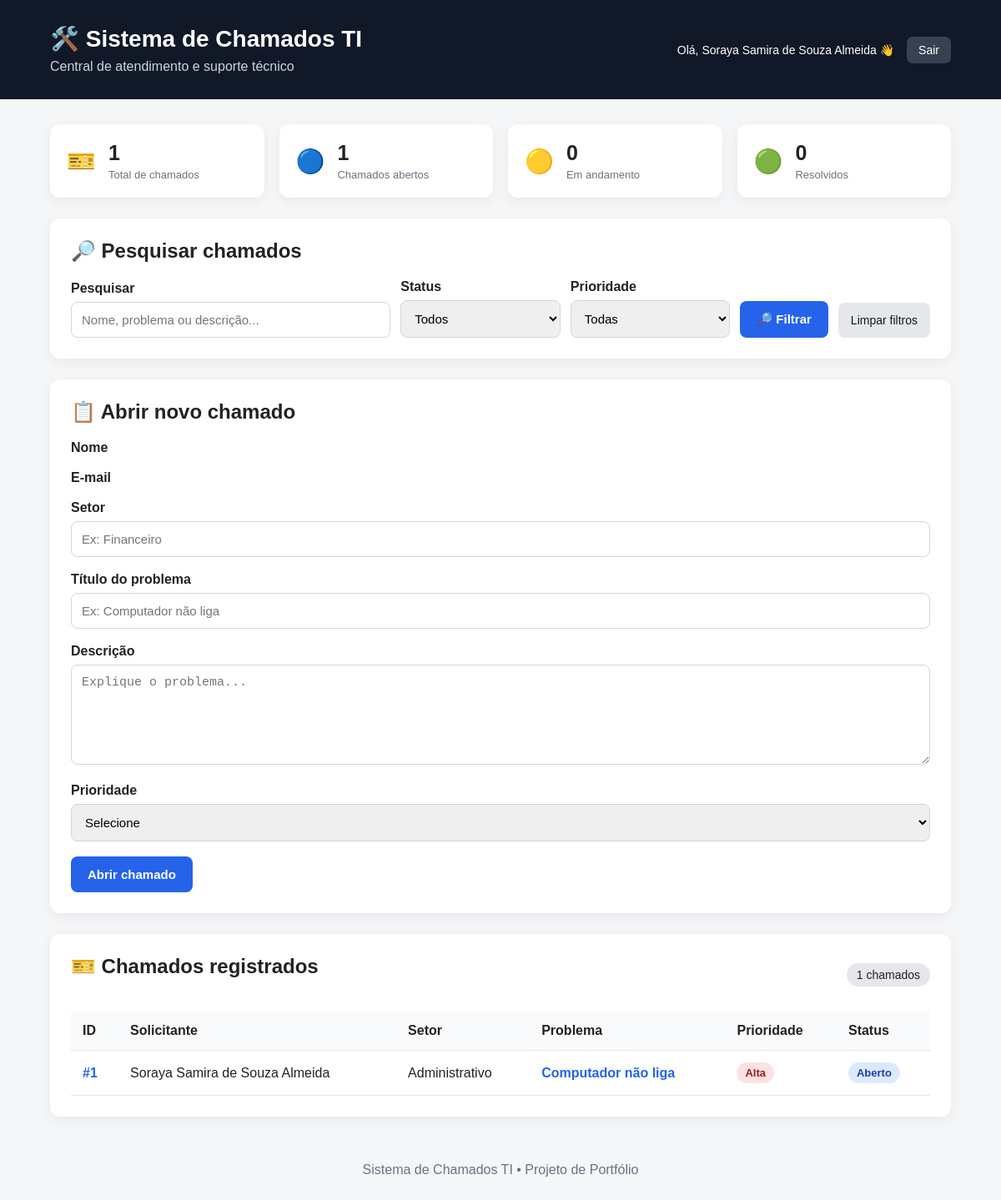
/ (signed in), run on the app's committed database.
### tables this page shows
CREATE TABLE chamados (
            id INTEGER PRIMARY KEY AUTOINCREMENT,

            usuario_id INTEGER NOT NULL,

            tecnico_id INTEGER,

            nome TEXT NOT NULL,

            email TEXT NOT NULL,

            setor TEXT NOT NULL,

            titulo TEXT NOT NULL,

            descricao TEXT NOT NULL,

            prioridade TEXT NOT NULL,

            status TEXT NOT NULL DEFAULT 'Aberto',

            criado_em TIMESTAMP DEFAULT CURRENT_TIMESTAMP, solucao TEXT DEFAULT '',

            FOREIGN KEY (usuario_id)
                REFERENCES usuarios(id),

            FOREIGN KEY (tecnico_id)
                REFERENCES usuarios(id)
        );

### app.py (the view, shortened to what this page needs)
@app.route("/")
@login_obrigatorio
def index():
    pesquisa = request.args.get(
        "pesquisa",
        ""
    )
    status = request.args.get(
        "status",
        ""
    )
    prioridade = request.args.get(
        "prioridade",
        ""
    )
    usuario_id = session["usuario_id"]
    tipo_usuario = session["usuario_tipo"]
    conn = conectar()
    query = """
        SELECT *
        FROM chamados
        WHERE 1=1
    """
    parametros = []
    if tipo_usuario == "usuario":
        query += """
            AND usuario_id = ?
        """
        parametros.append(
            usuario_id
        )
    query += """
        ORDER BY id DESC
    """
    chamados = conn.execute(
        query,
        parametros
    ).fetchall()
    if tipo_usuario == "usuario":
        filtro_usuario = """
            AND usuario_id = ?
        """
        parametro_usuario = [
            usuario_id
        ]
    else:
        filtro_usuario = ""
        parametro_usuario = []
    total = conn.execute(
        f"""
        SELECT COUNT(*)
        FROM chamados
        WHERE 1=1
        {filtro_usuario}
        """,
        parametro_usuario
    ).fetchone()[0]
    abertos = conn.execute(
        f"""
        SELECT COUNT(*)
        FROM chamados
        WHERE status = 'Aberto'
        {filtro_usuario}
        """,
        parametro_usuario
    ).fetchone()[0]
    andamento = conn.execute(
        f"""
        SELECT COUNT(*)
        FROM chamados
        WHERE status = 'Em andamento'
        {filtro_usuario}
        """,
        parametro_usuario
    ).fetchone()[0]
    resolvidos = conn.execute(
        f"""
        SELECT COUNT(*)
        FROM chamados
        WHERE status = 'Resolvido'
        {filtro_usuario}
        """,
        parametro_usuario
    ).fetchone()[0]
    conn.close()
    return render_template(
        "index.html",
        chamados=chamados,
        total=total,
        abertos=abertos,
        andamento=andamento,
        resolvidos=resolvidos,
        pesquisa=pesquisa,
        status=status,
        prioridade=prioridade
    )

### app.py (called while the page is built)
def login_obrigatorio(func):
    @wraps(func)
    def verificar_login(*args, **kwargs):
        if "usuario_id" not in session:
            return redirect(
                url_for("login")
            )
        return func(*args, **kwargs)
    return verificar_login

### database.py (called while the page is built)
def conectar():
    conn = sqlite3.connect(DATABASE)
    conn.row_factory = sqlite3.Row
    return conn

### templates/index.html (shortened to what this page needs)
<!DOCTYPE html>
<html lang="pt-BR">
<head>
    <link rel="stylesheet"
          href="{{ url_for('static', filename='style.css') }}">
</head>
<body>
    <header>
    <div class="container header-conteudo">
        <div>
            <h1>
                🛠️ Sistema de Chamados TI
            </h1>
            <p>
                Central de atendimento e suporte técnico
            </p>
        </div>
        <div class="usuario-logado">
            <span>
                Olá, {{ session["usuario_nome"] }} 👋
            </span>
            <a href="/logout">
                Sair
            </a>
        </div>
    </div>
</header>
    <main class="container">
<section class="dashboard">
    <div class="estatistica">
        <span class="icone">🎫</span>
        <div>
            <strong>
                {{ total }}
            </strong>
            <p>
                Total de chamados
            </p>
        </div>
    </div>
    <div class="estatistica">
        <span class="icone">🔵</span>
        <div>
            <strong>
                {{ abertos }}
            </strong>
            <p>
                Chamados abertos
            </p>
        </div>
    </div>
    <div class="estatistica">
        <span class="icone">🟡</span>
        <div>
            <strong>
                {{ andamento }}
            </strong>
            <p>
                Em andamento
            </p>
        </div>
    </div>
    <div class="estatistica">
        <span class="icone">🟢</span>
        <div>
            <strong>
                {{ resolvidos }}
            </strong>
            <p>
                Resolvidos
            </p>
        </div>
    </div>
</section>
<section class="card">
    <h2>🔎 Pesquisar chamados</h2>
    <form
        action="/"
        method="GET"
        class="filtros"
    >
        <div class="campo">
            <label>
                Pesquisar
            </label>
            <input
                type="text"
                name="pesquisa"
                value="{{ pesquisa }}"
                placeholder="Nome, problema ou descrição..."
            >
        </div>
        <div class="campo">
            <label>
                Status
            </label>
            <select name="status">
                <option value="">
                    Todos
                </option>
            </select>
        </div>
        <div class="campo">
            <label>
                Prioridade
            </label>
            <select name="prioridade">
                <option value="">
                    Todas
                </option>
            </select>
        </div>
        <button type="submit">
            🔎 Filtrar
        </button>
        <a
            href="/"
            class="limpar"
        >
            Limpar filtros
        </a>
    </form>
</section>
        <section class="card">
            <h2>📋 Abrir novo chamado</h2>
            <form action="/novo-chamado"
                  method="POST">
                <div class="campo">
                    <label>
                        Nome
                    </label>
                </div>
                <div class="campo">
                    <label>
                        E-mail
                    </label>
                </div>
                <div class="campo">
                    <label>
                        Setor
                    </label>
                    <input
                        type="text"
                        name="setor"
                        placeholder="Ex: Financeiro"
                        required>
                </div>
                <div class="campo">
                    <label>
                        Título do problema
                    </label>
                    <input
                        type="text"
                        name="titulo"
                        placeholder="Ex: Computador não liga"
                        required>
                </div>
                <div class="campo">
                    <label>
                        Descrição
                    </label>
                    <textarea
                        name="descricao"
                        placeholder="Explique o problema..."
                        required></textarea>
                </div>
                <div class="campo">
                    <label>
                        Prioridade
                    </label>
                    <select name="prioridade" required>
                        <option value="">
                            Selecione
                        </option>
                    </select>
                </div>
                <button type="submit">
                    Abrir chamado
                </button>
            </form>
        </section>
        <section class="card">
            <div class="titulo-lista">
                <h2>🎫 Chamados registrados</h2>
                <span>
                    {{ chamados|length }} chamados
                </span>
            </div>
            {% if chamados %}
                <div class="tabela">
                    <table>
                        <thead>
                            <tr>
    <th>ID</th>
    <th>Solicitante</th>
    <th>Setor</th>
    <th>Problema</th>
    <th>Prioridade</th>
    <th>Status</th>
</tr>
                        </thead>
                        <tbody>
                            {% for chamado in chamados %}
                            <tr>
    <td>
        <a
            href="{{ url_for('visualizar_chamado', id=chamado['id']) }}"
            class="link-chamado"
        >
            #{{ chamado["id"] }}
        </a>
    </td>
    <td>
        {{ chamado["nome"] }}
    </td>
    <td>
        {{ chamado["setor"] }}
    </td>
    <td>
        <a
            href="{{ url_for('visualizar_chamado', id=chamado['id']) }}"
            class="link-chamado"
        >
            {{ chamado["titulo"] }}
        </a>
    </td>
                                <td>
                                    <span class="prioridade
                                    {{ chamado['prioridade']|lower }}">
                                        {{ chamado["prioridade"] }}
                                    </span>
                                </td>
                                <td>
                                    <span class="status">
                                        {{ chamado["status"] }}
                                    </span>
                                </td>
                            </tr>
                            {% endfor %}
                        </tbody>
                    </table>
                </div>
            {% endif %}
        </section>
    </main>
    <footer>
        <p>
            Sistema de Chamados TI • Projeto de Portfólio
        </p>
    </footer>
</body>
</html>

### static/style.css (style rules this page uses)
* { margin: 0; padding: 0; box-sizing: border-box; }
body { font-family: Arial, sans-serif; background: #f4f6f8; color: #222; min-height: 100vh; }
.container { width: 90%; max-width: 1100px; margin: auto; }
header { background: #111827; color: white; padding: 30px 0; margin-bottom: 30px; }
header h1 { font-size: 28px; margin-bottom: 8px; }
header p { color: #cbd5e1; }
.card { background: white; padding: 25px; border-radius: 12px; margin-bottom: 25px; box-shadow: 0 4px 15px rgba(0,0,0,0.06); }
.card h2 { margin-bottom: 20px; }
.campo { margin-bottom: 18px; }
.campo label { display: block; margin-bottom: 7px; font-weight: bold; }
.campo input, .campo textarea, .campo select { width: 100%; padding: 12px; border: 1px solid #d1d5db; border-radius: 8px; font-size: 15px; outline: none; }
.campo textarea { min-height: 120px; resize: vertical; }
button { background: #2563eb; color: white; border: none; padding: 13px 20px; border-radius: 8px; font-size: 15px; font-weight: bold; cursor: pointer; }
.titulo-lista { display: flex; justify-content: space-between; align-items: center; margin-bottom: 20px; }
.titulo-lista span { background: #e5e7eb; padding: 6px 12px; border-radius: 20px; font-size: 14px; }
.tabela { overflow-x: auto; }
table { width: 100%; border-collapse: collapse; }
th, td { padding: 14px; text-align: left; border-bottom: 1px solid #e5e7eb; }
th { background: #f9fafb; }
.prioridade, .status { display: inline-block; padding: 5px 10px; border-radius: 20px; font-size: 13px; font-weight: bold; }
.prioridade.alta { background: #fee2e2; color: #991b1b; }
.status { background: #dbeafe; color: #1e40af; }
footer { text-align: center; padding: 30px; color: #6b7280; }
.dashboard { display: grid; grid-template-columns: repeat(4, 1fr); gap: 18px; margin-bottom: 25px; }
.estatistica { background: white; padding: 20px; border-radius: 12px; display: flex; align-items: center; gap: 15px; box-shadow: 0 4px 15px rgba(0,0,0,0.06); }
.icone { font-size: 28px; }
.estatistica strong { display: block; font-size: 25px; margin-bottom: 4px; }
.estatistica p { color: #6b7280; font-size: 13px; }
.filtros { display: grid; grid-template-columns: 2fr 1fr 1fr auto auto; gap: 12px; align-items: end; }
.filtros .campo { margin-bottom: 0; }
.limpar { text-decoration: none; padding: 13px 15px; background: #e5e7eb; color: #111827; border-radius: 8px; font-size: 14px; text-align: center; }
.link-chamado { color: #2563eb; text-decoration: none; font-weight: bold; }
.header-conteudo { display: flex; justify-content: space-between; align-items: center; gap: 20px; }
.usuario-logado { display: flex; align-items: center; gap: 15px; font-size: 14px; }
.usuario-logado a { background: #374151; color: white; padding: 8px 14px; border-radius: 7px; text-decoration: none; }

### data on the page
chamados: usuario_nome "Soraya Samira de Souza Almeida", id "1", nome "Soraya Samira de Souza Almeida", setor "Administrativo", titulo "Computador não liga", prioridade "Alta", status "Aberto"

### other printed values
{{ total }} "1"
{{ abertos }} "1"
{{ andamento }} "0"
{{ resolvidos }} "0"
{{ chamados|length }} "1"
